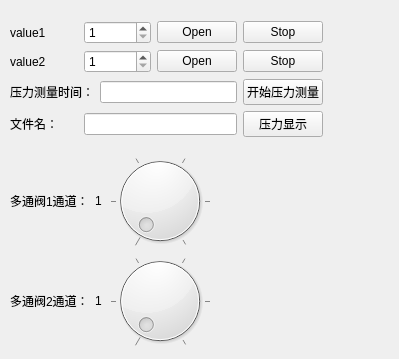
          <widget class="QWidget" name="page_6">
           <property name="geometry">
            <rect>
             <x>0</x>
             <y>0</y>
             <width>399</width>
             <height>359</height>
            </rect>
           </property>
           <attribute name="label">
            <string>value</string>
           </attribute>
           <widget class="QWidget" name="layoutWidget">
            <property name="geometry">
             <rect>
              <x>10</x>
              <y>21</y>
              <width>313</width>
              <height>120</height>
             </rect>
            </property>
            <layout class="QVBoxLayout" name="verticalLayout">
             <item>
              <layout class="QHBoxLayout" name="horizontalLayout_7">
               <item>
                <widget class="QLabel" name="value1_label">
                 <property name="text">
                  <string>value1</string>
                 </property>
                </widget>
               </item>
               <item>
                <widget class="QSpinBox" name="value1_spinbox">
                 <property name="minimum">
                  <number>1</number>
                 </property>
                 <property name="maximum">
                  <number>7</number>
                 </property>
                </widget>
               </item>
               <item>
                <widget class="QPushButton" name="value1_open_button">
                 <property name="text">
                  <string>Open</string>
                 </property>
                </widget>
               </item>
               <item>
                <widget class="QPushButton" name="value1_stop_button">
                 <property name="text">
                  <string>Stop</string>
                 </property>
                </widget>
               </item>
              </layout>
             </item>
             <item>
              <layout class="QHBoxLayout" name="horizontalLayout_8">
               <item>
                <widget class="QLabel" name="value2_label">
                 <property name="text">
                  <string>value2</string>
                 </property>
                </widget>
               </item>
               <item>
                <widget class="QSpinBox" name="value2_spinbox">
                 <property name="minimum">
                  <number>1</number>
                 </property>
                 <property name="maximum">
                  <number>7</number>
                 </property>
                </widget>
               </item>
               <item>
                <widget class="QPushButton" name="value2_open_button">
                 <property name="text">
                  <string>Open</string>
                 </property>
                </widget>
               </item>
               <item>
                <widget class="QPushButton" name="value2_stop_button">
                 <property name="text">
                  <string>Stop</string>
                 </property>
                </widget>
               </item>
              </layout>
             </item>
             <item>
              <layout class="QHBoxLayout" name="horizontalLayout_14" stretch="4,9,2">
               <item>
                <widget class="QLabel" name="pressure_time_label">
                 <property name="text">
                  <string>压力测量时间：</string>
                 </property>
                </widget>
               </item>
               <item>
                <widget class="QLineEdit" name="pressure_time">
                 <property name="sizePolicy">
                  <sizepolicy hsizetype="Preferred" vsizetype="Fixed">
                   <horstretch>0</horstretch>
                   <verstretch>0</verstretch>
                  </sizepolicy>
                 </property>
                </widget>
               </item>
               <item>
                <widget class="QPushButton" name="pressure_start">
                 <property name="text">
                  <string>开始压力测量</string>
                 </property>
                </widget>
               </item>
              </layout>
             </item>
             <item>
              <layout class="QHBoxLayout" name="horizontalLayout_15" stretch="4,9,2">
               <property name="sizeConstraint">
                <enum>QLayout::SetFixedSize</enum>
               </property>
               <item>
                <widget class="QLabel" name="file_name_label">
                 <property name="text">
                  <string>文件名：</string>
                 </property>
                </widget>
               </item>
               <item>
                <widget class="QLineEdit" name="file_name">
                 <property name="sizePolicy">
                  <sizepolicy hsizetype="Preferred" vsizetype="Fixed">
                   <horstretch>0</horstretch>
                   <verstretch>0</verstretch>
                  </sizepolicy>
                 </property>
                </widget>
               </item>
               <item>
                <widget class="QPushButton" name="pressure_display">
                 <property name="text">
                  <string>压力显示</string>
                 </property>
                </widget>
               </item>
              </layout>
             </item>
            </layout>
           </widget>
           <widget class="QWidget" name="layoutWidget_2">
            <property name="geometry">
             <rect>
              <x>10</x>
              <y>250</y>
              <width>200</width>
              <height>102</height>
             </rect>
            </property>
            <layout class="QHBoxLayout" name="horizontalLayout_2">
             <item>
              <widget class="QLabel" name="value2_label_2">
               <property name="text">
                <string>多通阀2通道：</string>
               </property>
              </widget>
             </item>
             <item>
              <widget class="QLabel" name="valeu2_passage_label">
               <property name="text">
                <string>1</string>
               </property>
              </widget>
             </item>
             <item>
              <widget class="QDial" name="value2_dial">
               <property name="minimum">
                <number>1</number>
               </property>
               <property name="maximum">
                <number>6</number>
               </property>
               <property name="notchesVisible">
                <bool>true</bool>
               </property>
              </widget>
             </item>
            </layout>
           </widget>
           <widget class="QWidget" name="layoutWidget">
            <property name="geometry">
             <rect>
              <x>10</x>
              <y>150</y>
              <width>200</width>
              <height>102</height>
             </rect>
            </property>
            <layout class="QHBoxLayout" name="horizontalLayout">
             <item>
              <widget class="QLabel" name="value1_label_2">
               <property name="text">
                <string>多通阀1通道：</string>
               </property>
              </widget>
             </item>
             <item>
              <widget class="QLabel" name="value1_passage_label">
               <property name="text">
                <string>1</string>
               </property>
              </widget>
             </item>
             <item>
              <widget class="QDial" name="value1_dial">
               <property name="minimum">
                <number>1</number>
               </property>
               <property name="maximum">
                <number>6</number>
               </property>
               <property name="notchesVisible">
                <bool>true</bool>
               </property>
              </widget>
             </item>
            </layout>
           </widget>
          </widget>
